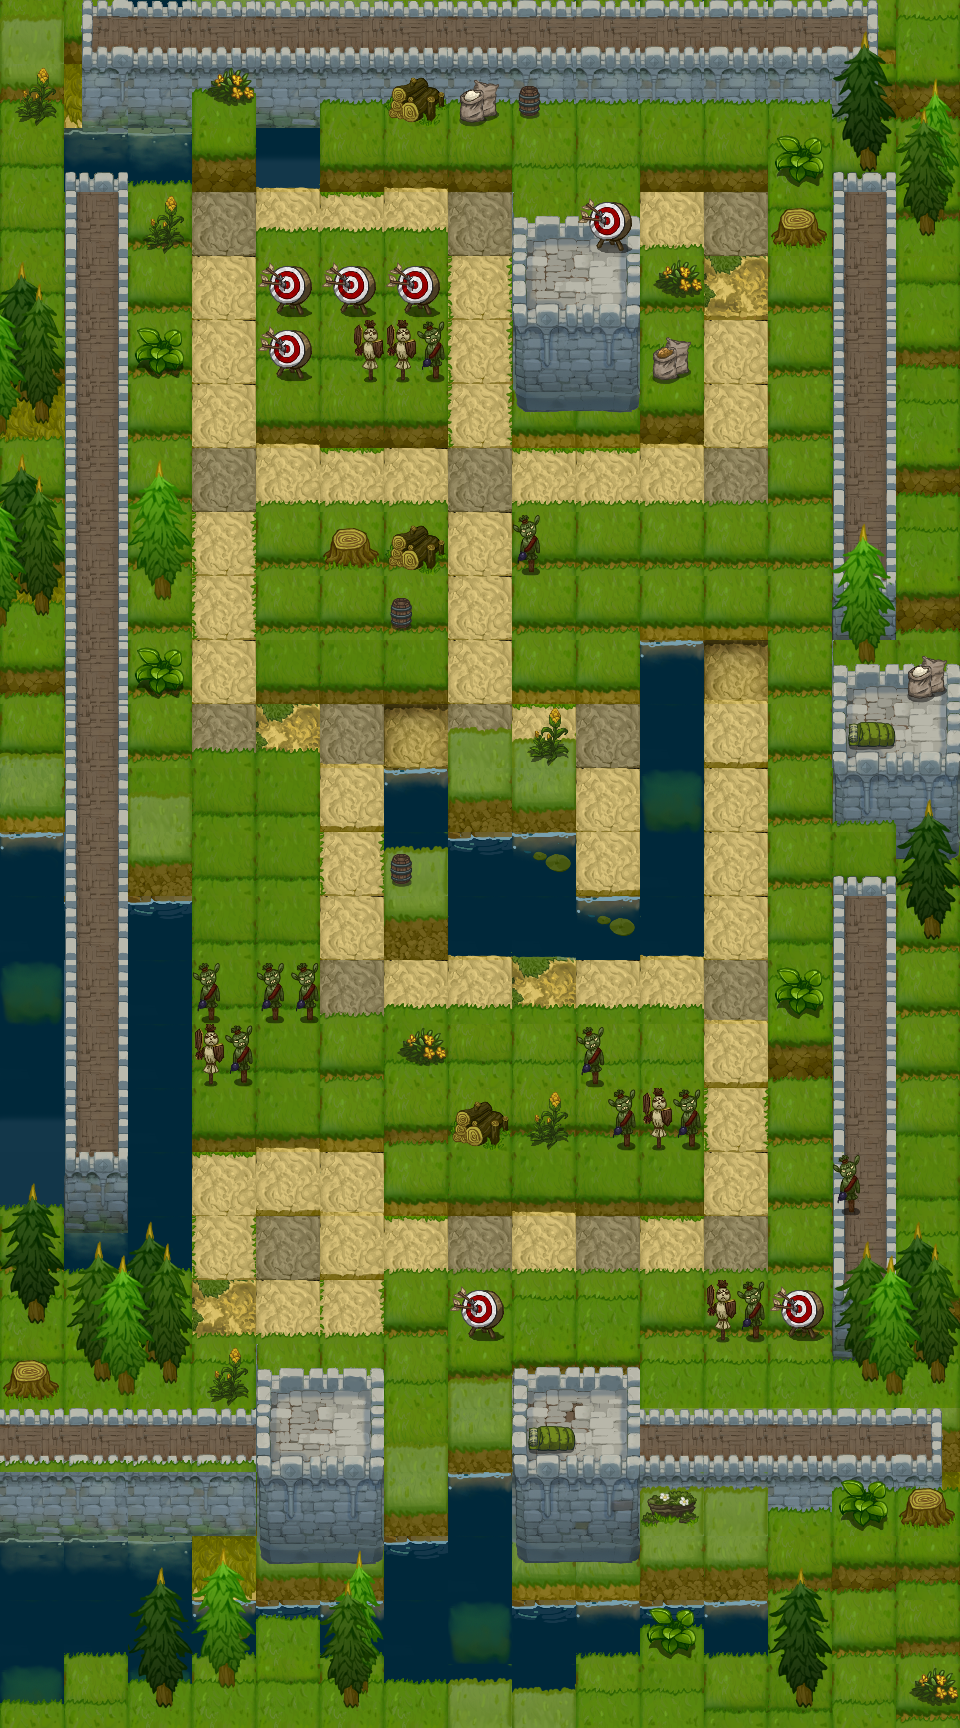

Below is a game level as drawn by its tile map, then a one-line description and the .tmx that defines it (tile-layer data replaced by summaries):
An orthogonal 15x27 tile map with 64x64 px tiles, 7 tile layers (background, background_top, block, block_top, ...), 4 tilesets and 3 objects (move_3, move_2, move_1).

<map version="1.2" tiledversion="1.2.2" orientation="orthogonal" renderorder="left-down" width="15" height="27" tilewidth="64" tileheight="64" infinite="0" nextlayerid="54" nextobjectid="203">
 <tileset firstgid="1" name="training_block_1" tilewidth="64" tileheight="64" tilecount="64" columns="8">
  <image source="img/training_block_1.png" width="512" height="512" />
 </tileset>
 <tileset firstgid="65" name="diamond" tilewidth="64" tileheight="64" tilecount="64" columns="8">
  <image source="img/diamond.png" width="512" height="512" />
 </tileset>
 <tileset firstgid="129" name="training_bg_1" tilewidth="64" tileheight="64" tilecount="64" columns="8">
  <image source="img/training_bg_1.png" width="512" height="512" />
 </tileset>
 <tileset firstgid="193" name="training_top_1" tilewidth="64" tileheight="64" tilecount="64" columns="8">
  <image source="img/training_top_1.png" width="512" height="512" />
 </tileset>
 <layer id="43" name="background" width="15" height="27">
  <data>[405 cells, 405 non-empty, 7 distinct tile ids]</data>
 </layer>
 <layer id="50" name="background_top" width="15" height="27">
  <data>[405 cells, 2 non-empty, 1 distinct tile ids]</data>
 </layer>
 <layer id="44" name="block" width="15" height="27">
  <data>[405 cells, 332 non-empty, 21 distinct tile ids]</data>
 </layer>
 <layer id="51" name="block_top" width="15" height="27">
  <data>[405 cells, 140 non-empty, 38 distinct tile ids]</data>
 </layer>
 <layer id="45" name="diamond" width="15" height="27">
  <data>[405 cells, 30 non-empty, 1 distinct tile ids]</data>
 </layer>
 <objectgroup color="#ffaaff" id="46" name="trigger" visible="0" />
 <objectgroup color="#ff0000" id="47" name="monster" visible="0" />
 <objectgroup color="#00ff00" id="48" name="player" visible="0">
  <object id="110" name="move_3" x="256" y="1216" width="64" height="64" />
  <object id="109" name="move_2" x="256" y="1216" width="64" height="64" />
  <object id="107" name="move_1" x="256" y="1216" width="64" height="64" />
 </objectgroup>
 <layer id="49" name="all_top_1" width="15" height="27">
  <data>[405 cells, 207 non-empty, 11 distinct tile ids]</data>
 </layer>
 <layer id="52" name="all_top_2" width="15" height="27">
  <data>[405 cells, 95 non-empty, 31 distinct tile ids]</data>
 </layer>
</map>
